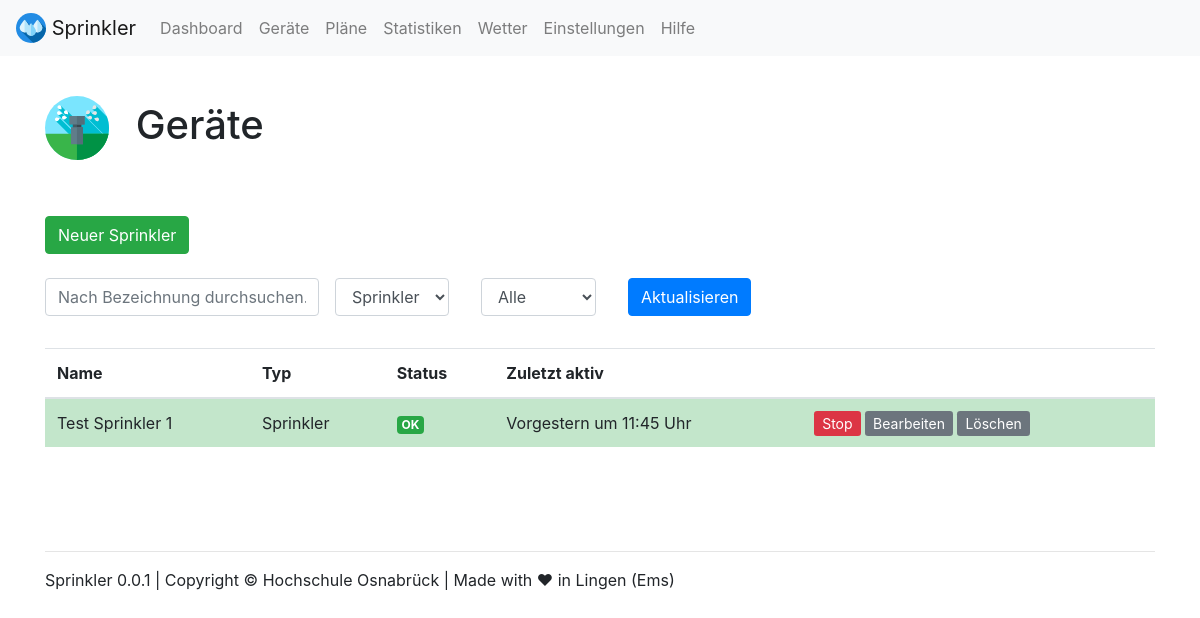
/devices/, run on an earlier commit of the app's database.
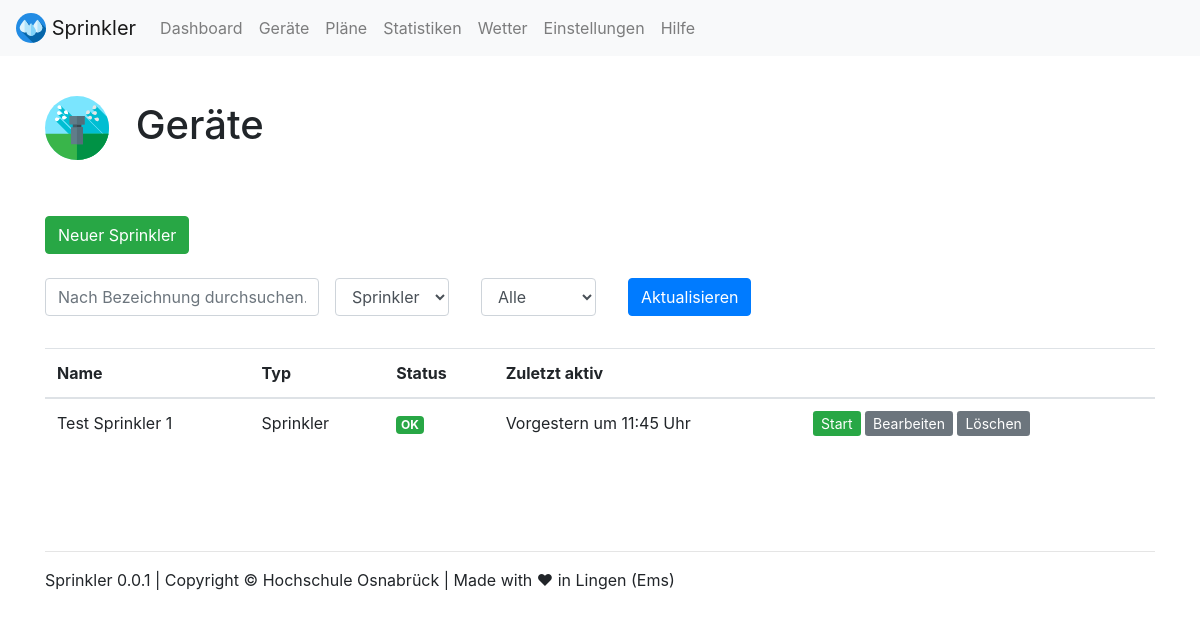
And on a later commit of the database.
### webapp/models.py (models this page shows)
class Sprinkler(models.Model):
    name = models.CharField(max_length=200)
    status = models.CharField(
        max_length=10,
        choices=STATUS_CHOICES,
        default='OK',
    )
    curr_active = models.BooleanField(default=False)
    device_type = 'Sprinkler'

### webapp/views.py (the view)
# urls.py: path('devices/', views.devices, name='devices'),
def devices(request):
    args = {}
    args['filter_name'] = request.GET.get('name', '')
    args['filter_device'] = request.GET.get('device', '')
    args['filter_status'] = request.GET.get('status', '')
    check = 0
    if args['filter_device'] == 'Pumpe':
        q = Pump.objects
        args['edit_key'] = 2
        args['type_name'] = 'pump'
    if args['filter_device'] == 'Sensor':
        q = Sensor.objects
        args['edit_key'] = 1
        args['type_name'] = 'sensor'
    if args['filter_device'] == 'Sprinkler':
        q = Sprinkler.objects
        args['edit_key'] = 0
        args['type_name'] = 'sprinkler'
    if args['filter_device'] == '':
        q = Sprinkler.objects
        args['edit_key'] = 0
        args['filter_device'] = 'Sprinkler'
        args['type_name'] = 'sprinkler'
    if(args['filter_name']!=''):
        q = q.filter(name__contains=args['filter_name'])
        check = 1
    if(args['filter_status'] == 'OK' or args['filter_status'] == 'Warnung' or args['filter_status'] == 'Fehler'):
        q = q.filter(status__contains=args['filter_status'])
        check = 1
    if(check == 0):
        q = q.all()
    args['devices'] = q
    return TemplateResponse(request, "devices.html", args)

### webapp/templates/devices.html (shortened to what this page needs)
{% load static %}
{% include "views/top.html" %}
<br>
<h1><img src="{% static 'webapp/img/icons/sprinkler.svg' %}" width="64" class="mr-3"> Geräte</h1>
<br><br>
  {% if filter_device == 'Sprinkler' %}<a target="_blank" class="btn btn-success" href="/admin/webapp/sprinkler/add/" role="button">Neuer Sprinkler</a>{% endif %}
<br>
<br>
<form class="form-inline" method="GET" action="{% url 'devices' %}">
  <div class="form-group mb-2">
    <input value="{{ filter_name }}" name="name" type="text" class="form-control" placeholder="Nach Bezeichnung durchsuchen...">
  </div>
  <div class="form-group mx-sm-3 mb-2">
    <select name="device" id="inputState" class="form-control">
        <option {% if filter_device == 'Sprinkler' %} selected {% endif %}>Sprinkler</option>
    </select>
  </div>
  <div class="form-group mx-sm-3 mb-2">
    <select name="status" id="inputState" class="form-control">
        <option {% if filter_status == 'Alle' %} selected {% endif %}>Alle</option>
    </select>
  </div>
  <div class="form-group mx-sm-3 mb-2">
    <button type="submit" class="btn btn-primary">Aktualisieren</button>
  </div>
</form>
<br>
{% if devices %}
<table class="table table-hover">
  <thead>
    <tr>
      <th scope="col">Name</th>
      <th scope="col">Typ</th>
      <th scope="col">Status</th>
      <th scope="col">Zuletzt aktiv</th>
      <th scope="col"></th>
    </tr>
  </thead>
  <tbody>
    {% for device in devices %}
    <tr {% if device.curr_active == True %} class="table-success" {% endif %}>
      <td scope="row">{{ device.name }}</td>
      <td>{{ device.device_type }}</td>
      <td>
        {% if device.status == 'OK' %}
        <span class="badge badge-success">OK</span>
        {% endif %}
      </td>
      <td>Vorgestern um 11:45 Uhr</td>
      <td>
        {% if device.curr_active == False %}
        <a class="btn-sm btn-success" href="{% url 'device_start' edit_key device.id %}" role="button">Start</a>
        {% else %}
        <a class="btn-sm btn-danger" href="{% url 'device_stop' edit_key device.id %}" role="button">Stop</a>
        {% endif %}
        <a class="btn-sm btn-secondary" href="/admin/webapp/{{ type_name }}/{{ device.id }}/change/" role="button">Bearbeiten</a>
        <a class="btn-sm btn-secondary" href="/admin/webapp/{{ type_name }}/{{ device.id }}/delete/" role="button">Löschen</a>
      </td>
    </tr>
    {% endfor %}
  </tbody>
</table>
{% endif %}
{% include "views/footer.html" %}
{% include "views/bottom.html" %}

What changed in the data, as far as the page shows it:
changed Sprinkler "Test Sprinkler 1": curr_active "Stop" → "Start"
